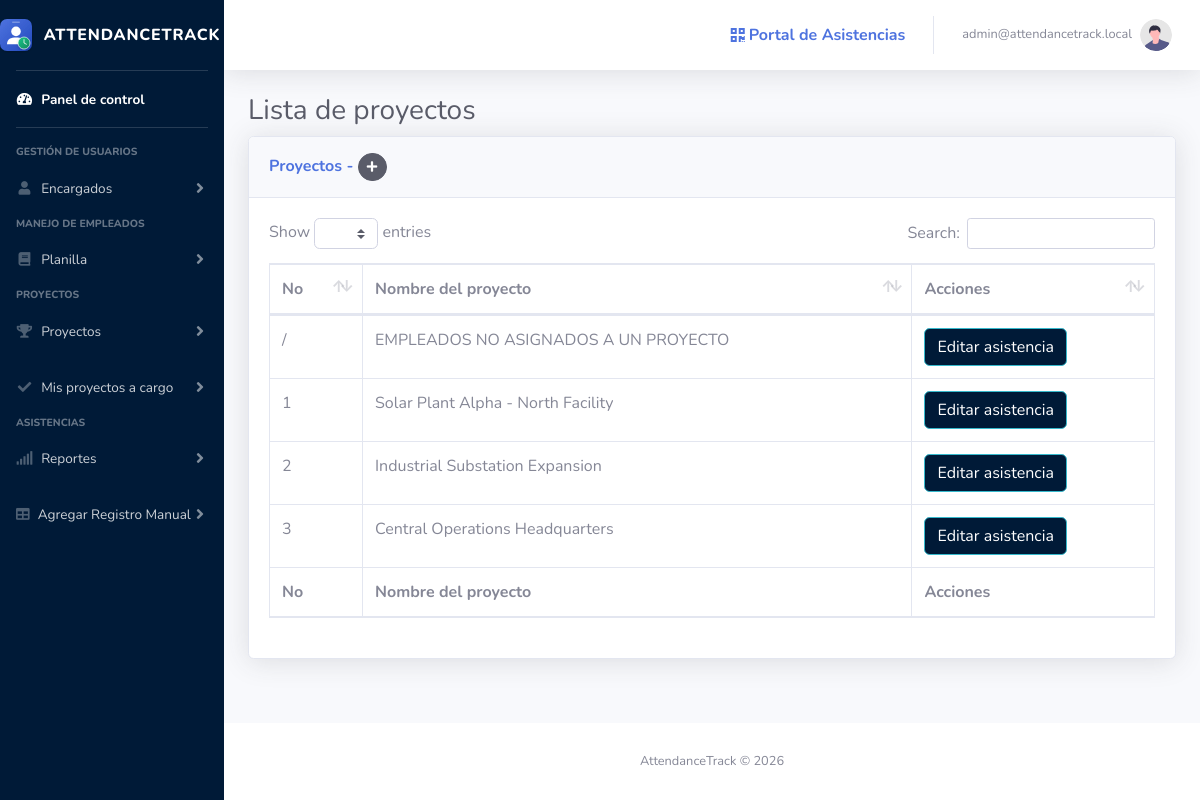
The page /admin/mis_proyectos.php (signed in) on the database its author committed.
### tables this page shows
CREATE TABLE `proyectos` (
  `id` int(11) NOT NULL AUTO_INCREMENT,
  `nombre_proyecto` varchar(250) NOT NULL,
  `id_encargado` int(11) NOT NULL DEFAULT 0,
  `nombre_encargado` varchar(250) NOT NULL DEFAULT '',
  `id_encargado2` int(11) NOT NULL DEFAULT 0,
  `nombre_encargado2` varchar(250) NOT NULL DEFAULT '',
  `id_encargado3` int(11) NOT NULL DEFAULT 0,
  `nombre_encargado3` varchar(250) NOT NULL DEFAULT '',
  `id_encargado4` int(11) NOT NULL DEFAULT 0,
  `nombre_encargado4` varchar(250) NOT NULL DEFAULT '',
  PRIMARY KEY (`id`)
);

### admin/mis_proyectos.php (the view, shortened to what this page needs)
<?php
include('includes/header.php');
?>
<body id="page-top">
    <div id="wrapper">
        <?php
        include('includes/sidebar.php');
        ?>
        <div id="content-wrapper" class="d-flex flex-column">
            <div id="content">
                <?php
                include('includes/navbar.php');
                ?>
                <div class="container-fluid">
                    <h1 class="h3 mb-2 text-gray-800">Lista de proyectos</h1>
                    <div class="card shadow mb-4">
                        <div class="card-header py-3">
                            <h6 class="m-0 font-weight-bold text-primary">Proyectos - <a href="agregar_proyectos.php" class="btn btn-dark btn-circle btn-sm">
                                    <i class=" fas fa-plus"></i>
                                </a></h6>
                        </div>
                        <div class="card-body">
                            <div class="table-responsive">
                                <table class="table table-bordered" id="miTabla" width="100%" cellspacing="0">
                                    <thead>
                                        <tr>
                                            <th>No</th>
                                            <th>Nombre del proyecto</th>
                                            <th>Acciones</th>
                                        </tr>
                                    </thead>
                                    <tfoot>
                                        <tr>
                                            <th>No</th>
                                            <th>Nombre del proyecto</th>
                                            <th>Acciones</th>
                                        </tr>
                                    </tfoot>
                                    <tbody>
                                        <?php
                                        $session = $_SESSION['id'];
                                        $counter = 0;
                                        if ($_SESSION['level'] == '2') {
                                            $query = mysqli_query($conn, 'SELECT id, nombre_proyecto FROM proyectos');
                                        } else {
                                            $query = mysqli_query($conn, 'SELECT id, nombre_proyecto FROM proyectos WHERE id_encargado = "' . $session . '" OR id_encargado2 = "' . $session . '" OR id_encargado3 = "' . $session . '" OR id_encargado4 = "' . $session . '"');
                                        }
                                        while ($row = mysqli_fetch_array($query)) {
                                            $counter++;
                                        ?>
                                            <tr>
                                                <td><?php echo $counter ?></td>
                                                <td><?php echo $row['nombre_proyecto'] ?></td>
                                                <td>
                                                    <a href="edit_asistencia.php?proyecto=<?php echo $row['id'] ?>" class="btn btn-info ">
                                                        Editar asistencia
                                                    </a>
                                                </td>
                                            </tr>
                                        <?php
                                        }
                                        ?>
                                        <?php
                                        if ($_SESSION['level'] == '2') {
                                        ?>
                                            <tr>
                                                <td>/</td>
                                                <td>EMPLEADOS NO ASIGNADOS A UN PROYECTO</td>
                                                <td>
                                                    <a href="edit_asistencia.php?proyecto=no" class="btn btn-info ">
                                                        Editar asistencia
                                                    </a>
                                                </td>
                                            </tr>
                                        <?php
                                        }
                                        ?>
                                    </tbody>
                                </table>
                            </div>
                        </div>
                    </div>
                </div>
            </div>
            <?php
            include('includes/footer.php');
            ?>
</body>
</html>

### rows shown on the page
proyectos: nombre_proyecto "Solar Plant Alpha - North Facility"
proyectos: nombre_proyecto "Industrial Substation Expansion"
proyectos: nombre_proyecto "Central Operations Headquarters"

### other values the page prints
$username "admin@attendancetrack.local"
